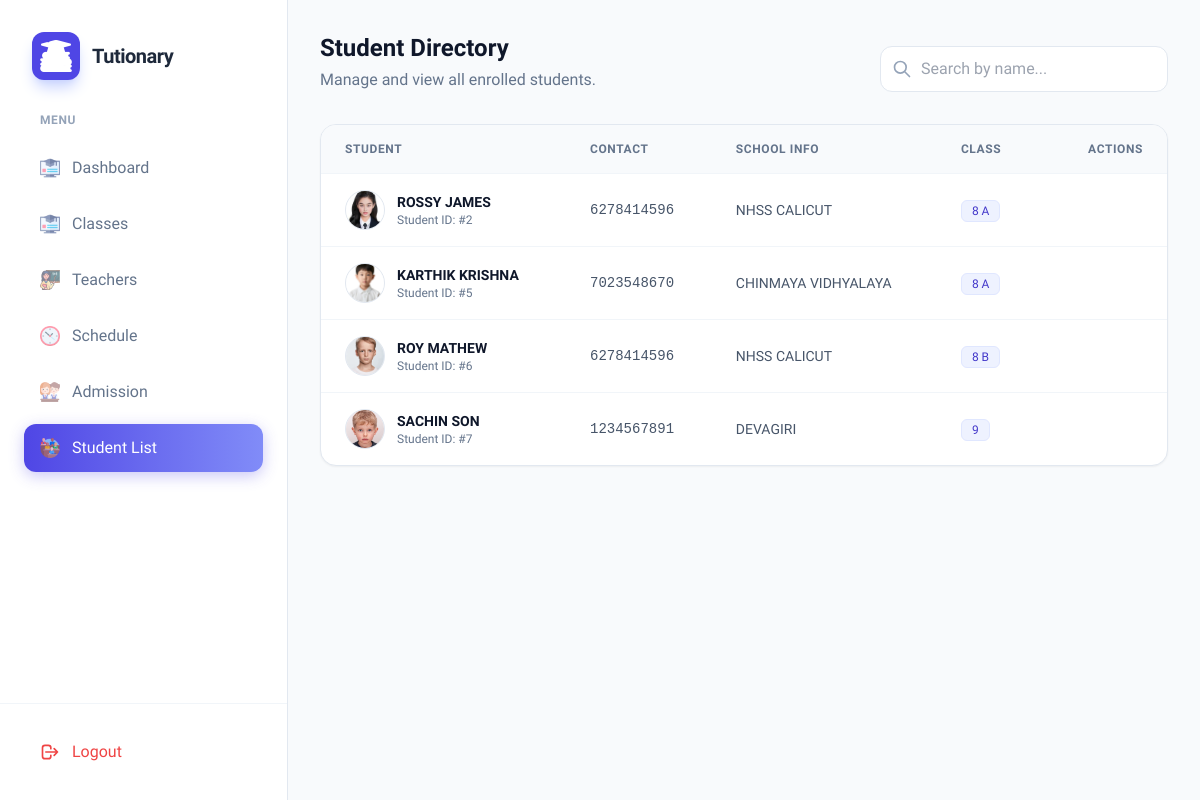
The app's page /students/, older data.
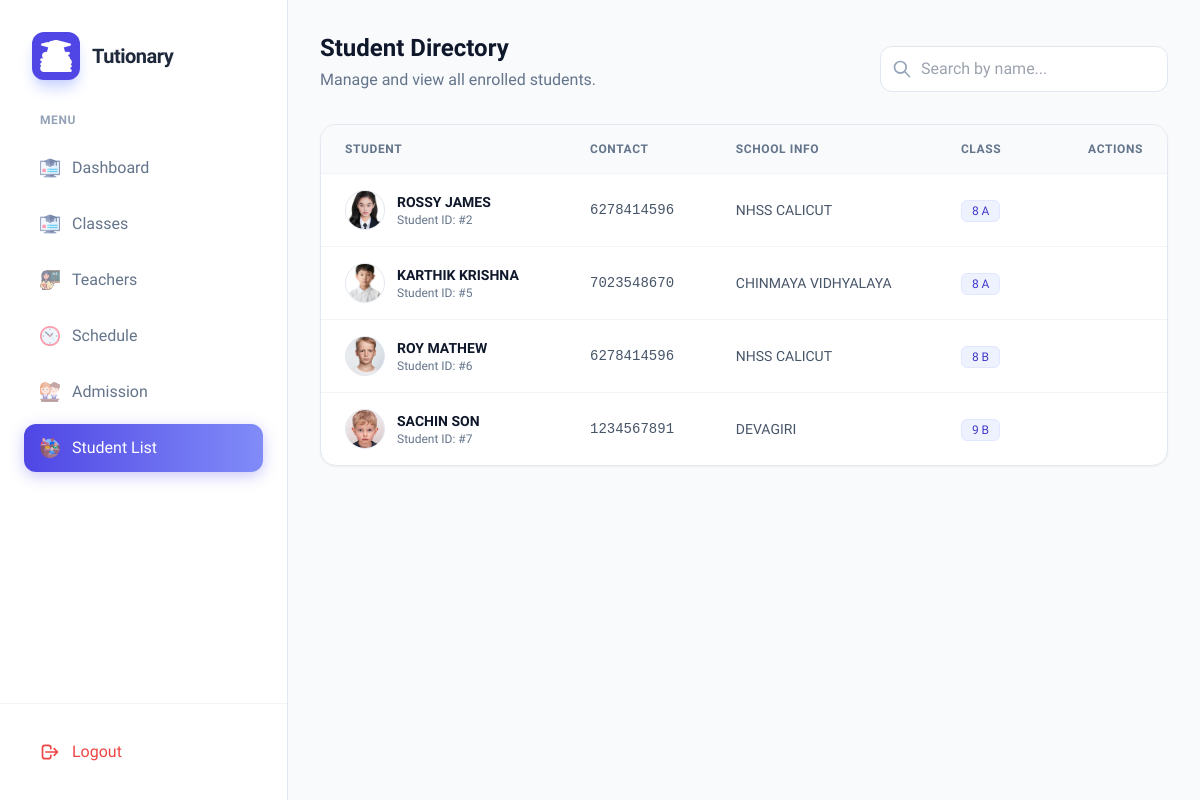
The same page, newer data.
### stdapp/models.py (models this page shows, shortened)
class Student(models.Model):
    fname=models.CharField(max_length=250)
    lname=models.CharField(max_length=250)
    phno=models.IntegerField(max_length=12)
    current_school=models.CharField(max_length=250)
    classs=models.ForeignKey(Class,on_delete=models.CASCADE,null=True)
    image= models.ImageField(upload_to='profile/')
    gender=models.ForeignKey(Gender,on_delete=models.CASCADE,null=True)

class Class(models.Model):
    name=models.CharField(max_length=250)
    description=models.TextField()
    fees=models.IntegerField()

### stdapp/views.py (the view)
# urls.py: path('students/', views.studentlist, name='studentlist'),  # Assuming you have this view
def studentlist(request):
    students = Student.objects.all()
    return render(request, 'student_list.html', {'students': students})

### templates/student_list.html (shortened to what the changed rows need)
{% load static %}
<!DOCTYPE html>
<html lang="en">
<head>
    <script src="https://cdn.tailwindcss.com"></script>
</head>
<body class="bg-slate-50 text-slate-900">
    <div class="flex h-screen overflow-hidden">
        <aside id="sidebar" class="fixed inset-y-0 left-0 z-50 w-72 bg-white border-r border-slate-200 transform -translate-x-full lg:translate-x-0 transition-transform duration-300 ease-in-out lg:static lg:inset-0">
            <div class="flex flex-col h-full">
                <div class="p-8">
                    <div class="flex items-center gap-3">
                        <h2 class="text-xl font-bold tracking-tight text-slate-800">Tutionary</h2>
                    </div>
                </div>
            </div>
        </aside>
        <div class="flex-1 flex flex-col min-w-0 bg-slate-50 overflow-hidden">
            <main class="flex-1 overflow-y-auto p-4 lg:p-8">
                <div class="max-w-7xl mx-auto">
                    <div class="flex flex-col md:flex-row md:items-end md:justify-between gap-4 mb-8">
                        <div>
                            <h1 class="text-2xl font-bold text-slate-900">Student Directory</h1>
                        </div>
                    </div>
                    <div class="bg-white rounded-2xl shadow-sm border border-slate-200 overflow-hidden">
                        <div class="overflow-x-auto custom-scroll">
                            <table class="w-full whitespace-nowrap text-left">
                                <thead class="bg-slate-50 border-b border-slate-100">
                                    <tr>
                                        <th class="px-6 py-4 text-xs font-semibold text-slate-500 uppercase tracking-wider">Student</th>
                                        <th class="px-6 py-4 text-xs font-semibold text-slate-500 uppercase tracking-wider">Contact</th>
                                        <th class="px-6 py-4 text-xs font-semibold text-slate-500 uppercase tracking-wider">School Info</th>
                                        <th class="px-6 py-4 text-xs font-semibold text-slate-500 uppercase tracking-wider">Class</th>
                                        <th class="px-6 py-4 text-xs font-semibold text-slate-500 uppercase tracking-wider text-right">Actions</th>
                                    </tr>
                                </thead>
                                <tbody class="divide-y divide-slate-100">
                                    {% for student in students %}
                                    <tr class="student-row hover:bg-slate-50 transition-colors group" data-student-name="{{ student.fname|lower }} {{ student.lname|lower }}">
                                        <td class="px-6 py-4">
                                            <div class="flex items-center gap-3">
                                                <div class="w-10 h-10 rounded-full bg-slate-100 overflow-hidden flex-shrink-0 border border-slate-200">
                                                    {% if student.image %}
                                                        <img src="{{ student.image.url }}" class="w-full h-full object-cover" alt="Student">
                                                    {% endif %}
                                                </div>
                                                <div>
                                                    <p class="text-sm font-semibold text-slate-900">{{ student.fname }} {{ student.lname }}</p>
                                                    <p class="text-xs text-slate-500">Student ID: #{{ student.id }}</p>
                                                </div>
                                            </div>
                                        </td>
                                        <td class="px-6 py-4">
                                            <p class="text-sm text-slate-600 font-medium font-mono">{{ student.phno }}</p>
                                        </td>
                                        <td class="px-6 py-4">
                                            <p class="text-sm text-slate-600 truncate max-w-[200px]" title="{{ student.current_school }}">
                                                {{ student.current_school }}
                                            </p>
                                        </td>
                                        <td class="px-6 py-4">
                                            <span class="inline-flex px-2.5 py-0.5 rounded-md text-xs font-medium bg-indigo-50 text-indigo-700 border border-indigo-100">
                                                {{ student.classs.name }}
                                            </span>
                                        </td>
                                        <td class="px-6 py-4 text-right">
                                        </td>
                                    </tr>
                                    {% endfor %}
                                </tbody>
                            </table>
                        </div>
                    </div>
                </div>
            </main>
        </div>
    </div>
</body>
</html>

Row changes from the older to the newer data that the page shows:
changed through a linked row, Student "SACHIN": classs.name "9" → "9 B"
